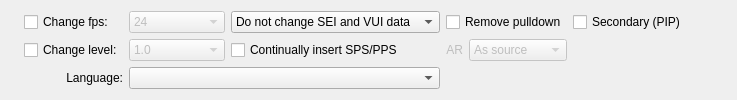
          <widget class="QWidget" name="tabSheetVideo">
           <property name="sizePolicy">
            <sizepolicy hsizetype="Preferred" vsizetype="Preferred">
             <horstretch>0</horstretch>
             <verstretch>0</verstretch>
            </sizepolicy>
           </property>
           <attribute name="title">
            <string>General track options</string>
           </attribute>
           <layout class="QHBoxLayout" name="horizontalLayout_8">
            <item>
             <widget class="QLabel" name="imageVideo">
              <property name="text">
               <string/>
              </property>
              <property name="pixmap">
               <pixmap resource="images.qrc">:/images/track_video.png</pixmap>
              </property>
             </widget>
            </item>
            <item>
             <layout class="QGridLayout" name="gridLayout">
              <item row="0" column="0">
               <widget class="QCheckBox" name="checkFPS">
                <property name="text">
                 <string>Change fps:</string>
                </property>
               </widget>
              </item>
              <item row="0" column="1">
               <widget class="QComboBox" name="comboBoxFPS">
                <property name="enabled">
                 <bool>false</bool>
                </property>
                <property name="sizePolicy">
                 <sizepolicy hsizetype="Minimum" vsizetype="Fixed">
                  <horstretch>0</horstretch>
                  <verstretch>0</verstretch>
                 </sizepolicy>
                </property>
                <item>
                 <property name="text">
                  <string notr="true">24</string>
                 </property>
                </item>
                <item>
                 <property name="text">
                  <string notr="true">25</string>
                 </property>
                </item>
                <item>
                 <property name="text">
                  <string notr="true">30</string>
                 </property>
                </item>
                <item>
                 <property name="text">
                  <string notr="true">50</string>
                 </property>
                </item>
                <item>
                 <property name="text">
                  <string notr="true">60</string>
                 </property>
                </item>
                <item>
                 <property name="text">
                  <string notr="true">24000/1001</string>
                 </property>
                </item>
                <item>
                 <property name="text">
                  <string notr="true">30000/1001</string>
                 </property>
                </item>
                <item>
                 <property name="text">
                  <string notr="true">60000/1001</string>
                 </property>
                </item>
               </widget>
              </item>
              <item row="0" column="3" colspan="2">
               <widget class="QCheckBox" name="checkBoxRemovePulldown">
                <property name="sizePolicy">
                 <sizepolicy hsizetype="Expanding" vsizetype="Fixed">
                  <horstretch>0</horstretch>
                  <verstretch>0</verstretch>
                 </sizepolicy>
                </property>
                <property name="text">
                 <string>Remove pulldown</string>
                </property>
               </widget>
              </item>
              <item row="0" column="5">
               <widget class="QCheckBox" name="checkBoxSecondaryVideo">
                <property name="text">
                 <string>Secondary (PIP)</string>
                </property>
               </widget>
              </item>
              <item row="1" column="1">
               <widget class="QComboBox" name="comboBoxLevel">
                <property name="enabled">
                 <bool>false</bool>
                </property>
                <property name="sizePolicy">
                 <sizepolicy hsizetype="Minimum" vsizetype="Fixed">
                  <horstretch>0</horstretch>
                  <verstretch>0</verstretch>
                 </sizepolicy>
                </property>
                <item>
                 <property name="text">
                  <string notr="true">1.0</string>
                 </property>
                </item>
                <item>
                 <property name="text">
                  <string notr="true">1.1</string>
                 </property>
                </item>
                <item>
                 <property name="text">
                  <string notr="true">1.2</string>
                 </property>
                </item>
                <item>
                 <property name="text">
                  <string notr="true">1.3</string>
                 </property>
                </item>
                <item>
                 <property name="text">
                  <string notr="true">2.0</string>
                 </property>
                </item>
                <item>
                 <property name="text">
                  <string notr="true">2.1</string>
                 </property>
                </item>
                <item>
                 <property name="text">
                  <string notr="true">2.2</string>
                 </property>
                </item>
                <item>
                 <property name="text">
                  <string notr="true">3.0</string>
                 </property>
                </item>
                <item>
                 <property name="text">
                  <string notr="true">3.1</string>
                 </property>
                </item>
                <item>
                 <property name="text">
                  <string notr="true">3.2</string>
                 </property>
                </item>
                <item>
                 <property name="text">
                  <string notr="true">4.0</string>
                 </property>
                </item>
                <item>
                 <property name="text">
                  <string notr="true">4.1</string>
                 </property>
                </item>
                <item>
                 <property name="text">
                  <string notr="true">4.2</string>
                 </property>
                </item>
                <item>
                 <property name="text">
                  <string notr="true">5.0</string>
                 </property>
                </item>
                <item>
                 <property name="text">
                  <string notr="true">5.1</string>
                 </property>
                </item>
                <item>
                 <property name="text">
                  <string notr="true">6.0</string>
                 </property>
                </item>
                <item>
                 <property name="text">
                  <string notr="true">6.1</string>
                 </property>
                </item>
                <item>
                 <property name="text">
                  <string notr="true">6.2</string>
                 </property>
                </item>
               </widget>
              </item>
              <item row="1" column="3">
               <widget class="QLabel" name="labelAR">
                <property name="enabled">
                 <bool>false</bool>
                </property>
                <property name="sizePolicy">
                 <sizepolicy hsizetype="Minimum" vsizetype="Preferred">
                  <horstretch>0</horstretch>
                  <verstretch>0</verstretch>
                 </sizepolicy>
                </property>
                <property name="text">
                 <string>AR</string>
                </property>
                <property name="alignment">
                 <set>Qt::AlignRight|Qt::AlignTrailing|Qt::AlignVCenter</set>
                </property>
               </widget>
              </item>
              <item row="1" column="4">
               <widget class="QComboBox" name="comboBoxAR">
                <property name="enabled">
                 <bool>false</bool>
                </property>
                <property name="sizePolicy">
                 <sizepolicy hsizetype="Minimum" vsizetype="Fixed">
                  <horstretch>0</horstretch>
                  <verstretch>0</verstretch>
                 </sizepolicy>
                </property>
                <item>
                 <property name="text">
                  <string>As source</string>
                 </property>
                </item>
                <item>
                 <property name="text">
                  <string>1:1 (Square)</string>
                 </property>
                </item>
                <item>
                 <property name="text">
                  <string notr="true">4:3</string>
                 </property>
                </item>
                <item>
                 <property name="text">
                  <string notr="true">16:9</string>
                 </property>
                </item>
                <item>
                 <property name="text">
                  <string notr="true">2.21:1</string>
                 </property>
                </item>
               </widget>
              </item>
              <item row="1" column="0">
               <widget class="QCheckBox" name="checkBoxLevel">
                <property name="text">
                 <string>Change level:</string>
                </property>
               </widget>
              </item>
              <item row="1" column="2">
               <widget class="QCheckBox" name="checkBoxSPS">
                <property name="sizePolicy">
                 <sizepolicy hsizetype="Minimum" vsizetype="Fixed">
                  <horstretch>0</horstretch>
                  <verstretch>0</verstretch>
                 </sizepolicy>
                </property>
                <property name="text">
                 <string>Continually insert SPS/PPS</string>
                </property>
               </widget>
              </item>
              <item row="0" column="6" rowspan="3">
               <spacer name="horizontalSpacer_24">
                <property name="orientation">
                 <enum>Qt::Horizontal</enum>
                </property>
                <property name="sizeHint" stdset="0">
                 <size>
                  <width>40</width>
                  <height>20</height>
                 </size>
                </property>
               </spacer>
              </item>
              <item row="2" column="0">
               <widget class="QLabel" name="videoLangLabel">
                <property name="text">
                 <string>Language:</string>
                </property>
                <property name="alignment">
                 <set>Qt::AlignRight|Qt::AlignTrailing|Qt::AlignVCenter</set>
                </property>
               </widget>
              </item>
              <item row="2" column="1" colspan="2">
               <widget class="QComboBox" name="videoLangComboBox"/>
              </item>
              <item row="0" column="2">
               <widget class="QComboBox" name="comboBoxSEI">
                <property name="sizePolicy">
                 <sizepolicy hsizetype="MinimumExpanding" vsizetype="Fixed">
                  <horstretch>0</horstretch>
                  <verstretch>0</verstretch>
                 </sizepolicy>
                </property>
                <item>
                 <property name="text">
                  <string>Do not change SEI and VUI data</string>
                 </property>
                </item>
                <item>
                 <property name="text">
                  <string>Insert SEI and VUI data if absent</string>
                 </property>
                </item>
                <item>
                 <property name="text">
                  <string>Always rebuild  SEI and VUI data</string>
                 </property>
                </item>
               </widget>
              </item>
             </layout>
            </item>
           </layout>
          </widget>
